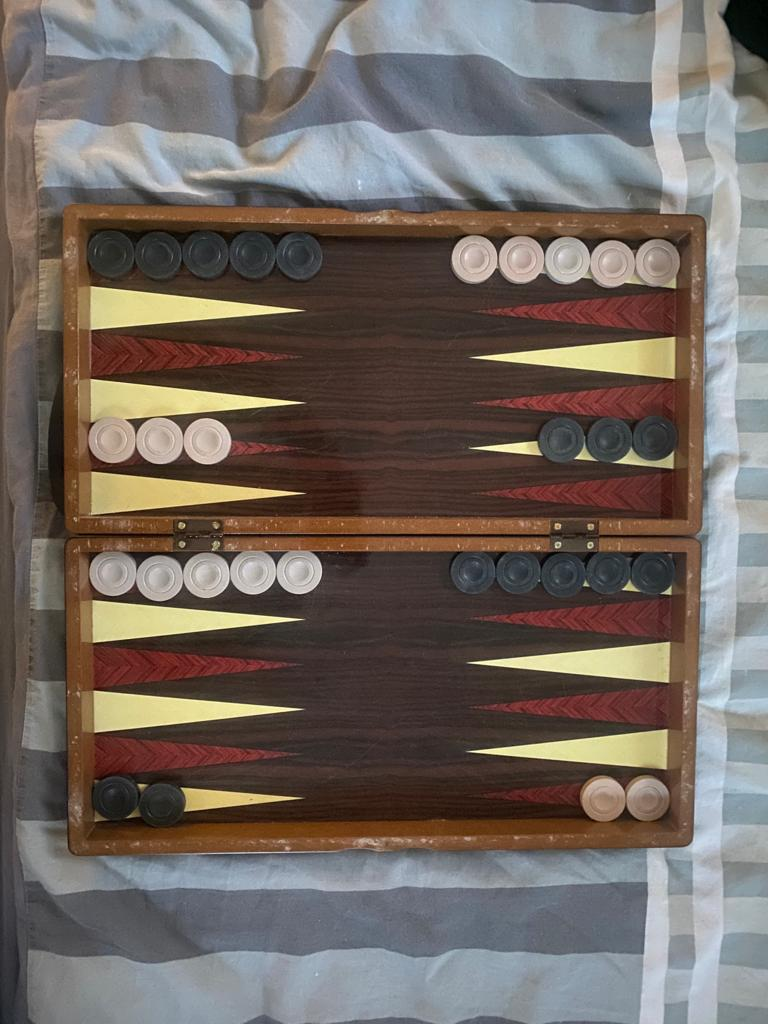
#> input picture GemerBackGammon/BoardImages/Board 3.jpg, 768 x 1024 px
$ python simple.py
#> lines starting #> are read from the running program, lines starting #| are printed output that depends on the picture; after the words box and inside, x2 and y2 are one past the last pixel; in counts of white or black regions, pixels touching at a corner belong together
import cv2 as cv

#resize function
def resize (img, scale = 0.4):
    dimensions = [int(img.shape[1] * scale), int(img.shape[0] * scale)]

    return cv.resize(img, dimensions, interpolation=cv.INTER_AREA)

#get board from file location
board = resize(cv.imread('BoardImages/Board 3.jpg'), 0.4)
#> in resize, `dimensions = [int(img.shape[1] * scale), int(img.shape[0] * scale)]`: dimensions = [307, 409]
cv.imshow('og board', board)

#grayscale
gray = cv.cvtColor(board, cv.COLOR_BGR2GRAY)
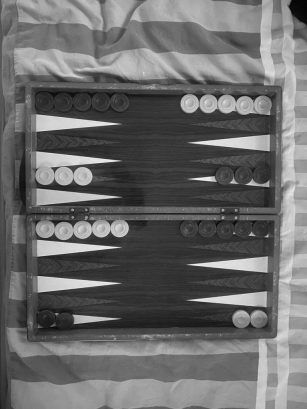
#> gray: shape (409, 307); min 2, max 241, mean 106.8
cv.imshow('gray board', gray)

#l*a*b
lab = cv.cvtColor(board, cv.COLOR_BGR2LAB)
#> lab: shape (409, 307, 3); mean of channels 0, 1, 2 113.1, 131.5, 133.4
l, a, b = cv.split(lab)
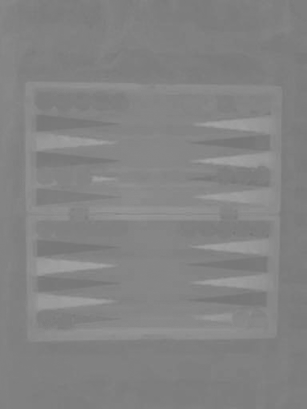
#> a: shape (409, 307); min 117, max 165, mean 131.5
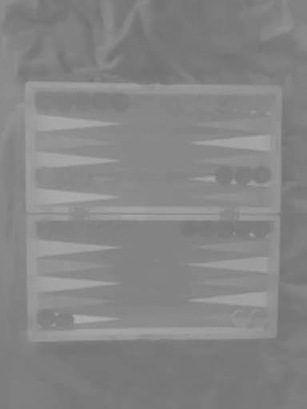
#> b: shape (409, 307); min 113, max 174, mean 133.4
cv.imshow('l component lab board', l)
cv.imshow('a component lab board', a)
cv.imshow('b component lab board', b)

#gaussian blur
gauss_blur = cv.GaussianBlur(gray, (1, 1), 0)
cv.imshow('gaussian blurred board', gauss_blur)

#bilateral filter
bilateral_blur = cv.bilateralFilter(gray, 5, 30, 30)
#cv.imshow('bilateral blurred board', bilateral_blur)

#edge detection
canny = cv.Canny(gray, 100, 200)
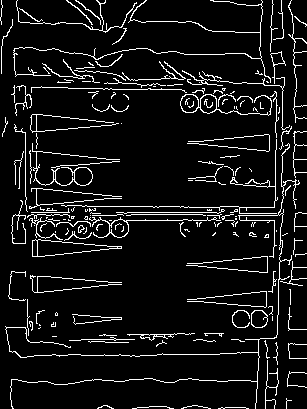
#> canny: shape (409, 307); 7.9% white in thin lines or dots
#cv.imshow('board edges', canny)

#finding contours
contours, hierarchy = cv.findContours(canny, cv.RETR_TREE, cv.CHAIN_APPROX_SIMPLE)
#> contours = 207 contours, 177 with area under 20; largest, box (x1, y1, x2, y2) and area: (32, 239, 122, 257) 818, (37, 239, 118, 257) 728, (180, 94, 272, 116) 558, (32, 143, 120, 186) 326, (89, 217, 221, 238) 300
cv.drawContours(board, contours, -1, (0,255,0), 3)
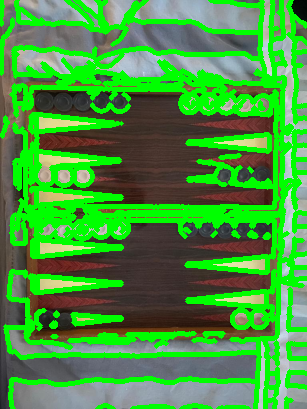
#> board: shape (409, 307, 3); mean of channels 0, 1, 2 62.2, 151.7, 70.6; drawn as B, G, R
#cv.imshow('contoured board', board)

cv.waitKey(0)

$ run again, with GemerBackGammon/BoardImages/Board 10.jpg copied over GemerBackGammon/BoardImages/Board 3.jpg
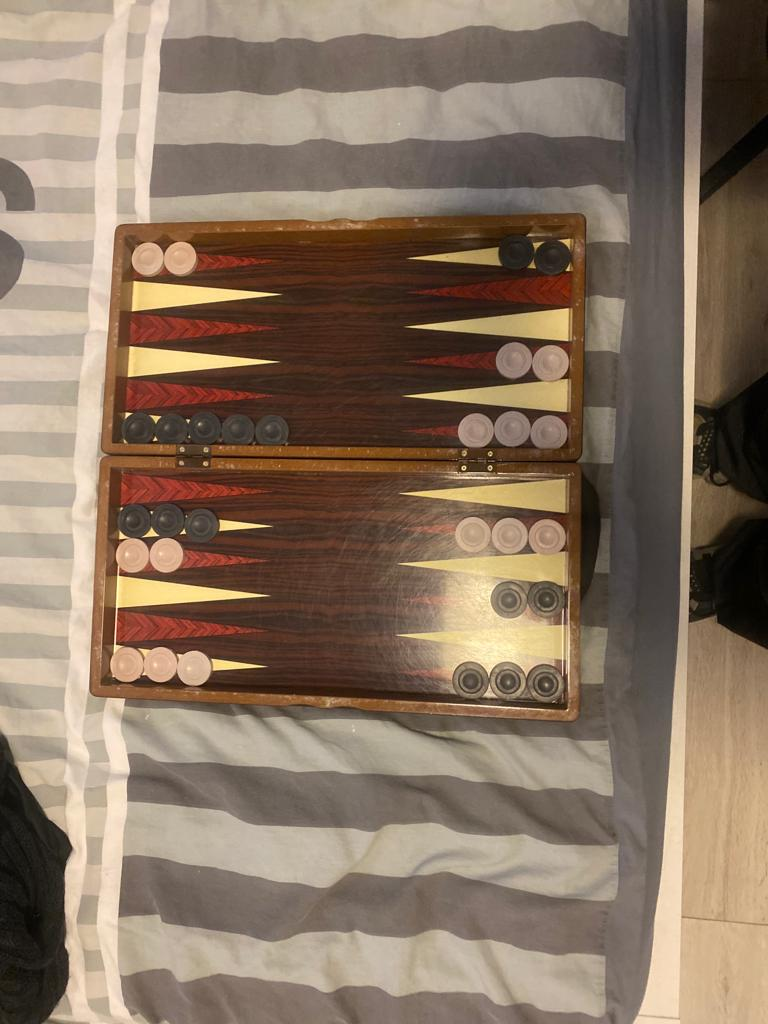
#> input picture GemerBackGammon/BoardImages/Board 10.jpg, 768 x 1024 px
#> dimensions = [307, 409]
#> lab: shape (409, 307, 3); mean of channels 0, 1, 2 126.4, 133.1, 141.1
#> `canny = cv.Canny(gray, 100, 200)`:
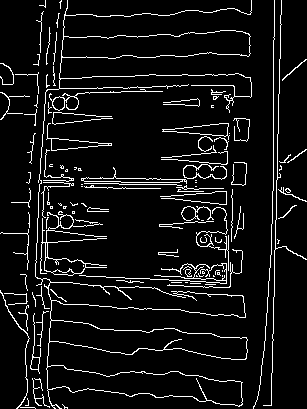
#> canny: shape (409, 307); 7.6% white in thin lines or dots
#> contours = 152 contours, 127 with area under 20; largest, box (x1, y1, x2, y2) and area: (35, 0, 252, 409) 16238, (46, 365, 243, 407) 4138, (49, 320, 248, 360) 4117, (61, 30, 251, 59) 3977, (48, 282, 246, 318) 3859
#> `cv.drawContours(board, contours, -1, (0,255,0), 3)`:
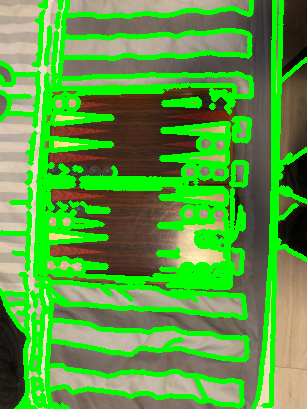
#> board: shape (409, 307, 3); mean of channels 0, 1, 2 64.4, 158.7, 87.8; drawn as B, G, R

$ run again, with GemerBackGammon/BoardImages/Board 11.jpg copied over GemerBackGammon/BoardImages/Board 3.jpg
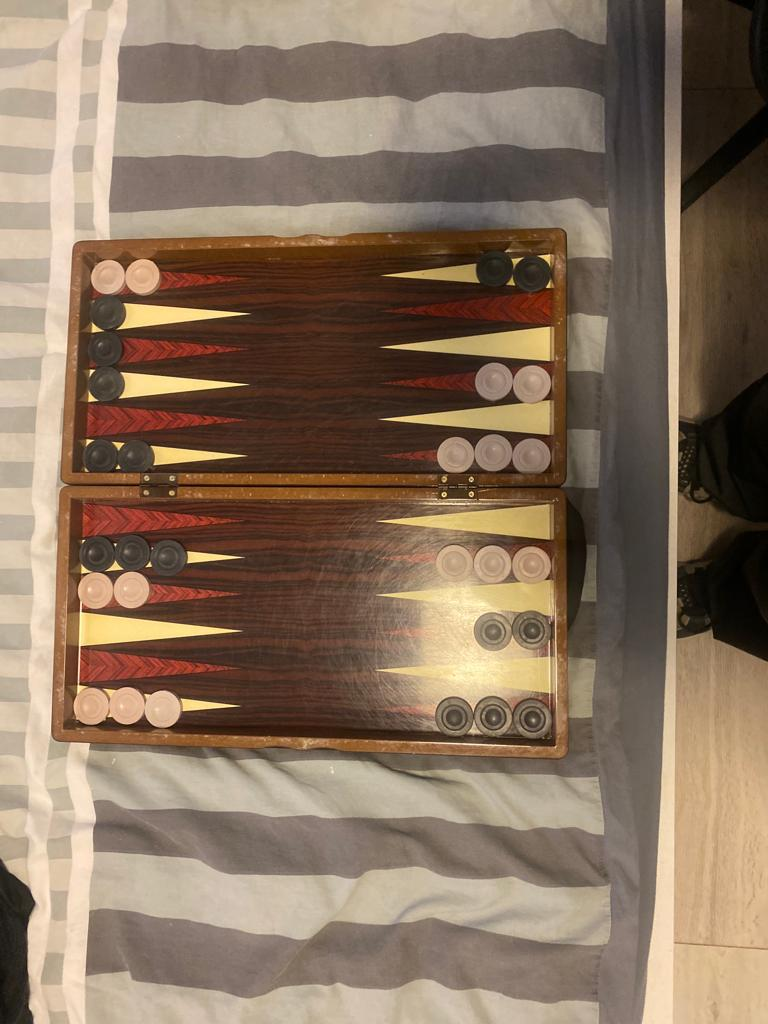
#> input picture GemerBackGammon/BoardImages/Board 11.jpg, 768 x 1024 px
#> dimensions = [307, 409]
#> lab: shape (409, 307, 3); mean of channels 0, 1, 2 125.6, 133.6, 142.2
#> `canny = cv.Canny(gray, 100, 200)`:
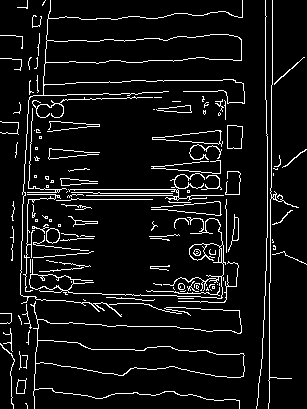
#> canny: shape (409, 307); 7.4% white in thin lines or dots
#> contours = 171 contours, 140 with area under 20; largest, box (x1, y1, x2, y2) and area: (30, 301, 245, 409) 4646, (35, 340, 245, 378) 4599, (20, 0, 245, 317) 4388, (45, 34, 242, 64) 4329, (29, 217, 226, 299) 884
#> `cv.drawContours(board, contours, -1, (0,255,0), 3)`:
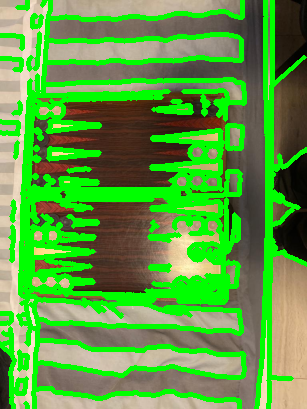
#> board: shape (409, 307, 3); mean of channels 0, 1, 2 64.5, 158.7, 89.8; drawn as B, G, R

$ run again, with GemerBackGammon/BoardImages/Board 12.jpg copied over GemerBackGammon/BoardImages/Board 3.jpg
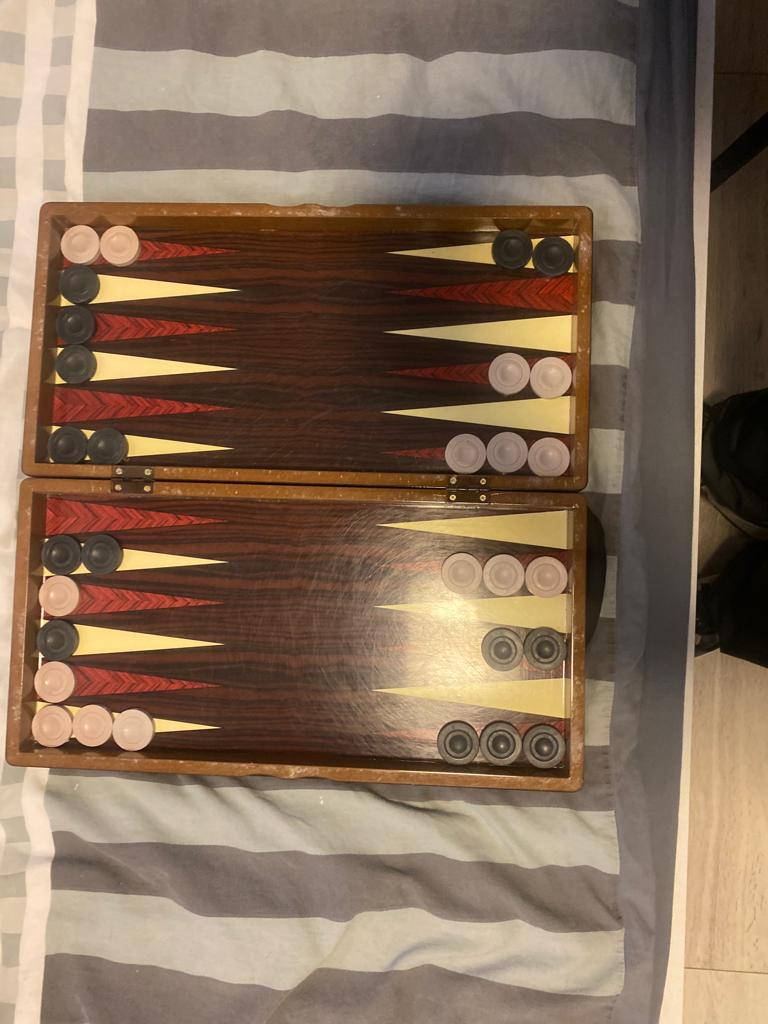
#> input picture GemerBackGammon/BoardImages/Board 12.jpg, 768 x 1024 px
#> dimensions = [307, 409]
#> lab: shape (409, 307, 3); mean of channels 0, 1, 2 119.8, 134.6, 142.9
#> `canny = cv.Canny(gray, 100, 200)`:
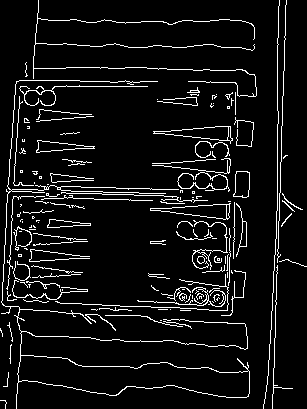
#> canny: shape (409, 307); 7.2% white in thin lines or dots
#> contours = 173 contours, 149 with area under 20; largest, box (x1, y1, x2, y2) and area: (1, 80, 250, 409) 5756, (17, 355, 250, 398) 5672, (150, 203, 231, 220) 640, (153, 126, 233, 144) 616, (150, 204, 227, 220) 598
#> `cv.drawContours(board, contours, -1, (0,255,0), 3)`:
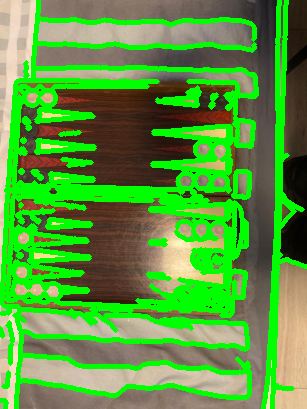
#> board: shape (409, 307, 3); mean of channels 0, 1, 2 61.3, 153.5, 88.1; drawn as B, G, R
